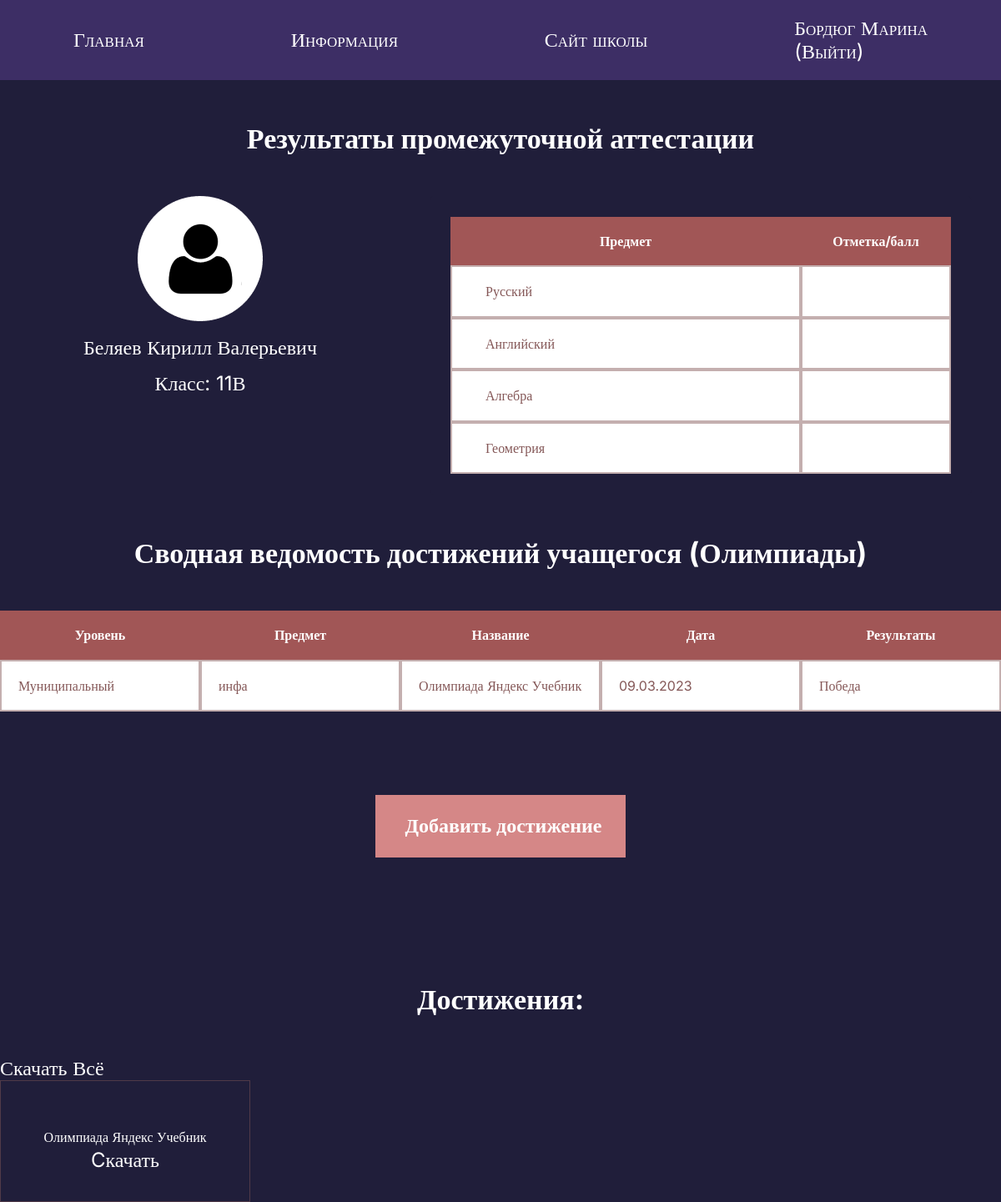
The page /profile/13 (signed in) on the database its author committed.
### tables this page shows
CREATE TABLE "students" (
	"student_id"	INTEGER NOT NULL,
	"name"	TEXT NOT NULL,
	"login"	TEXT NOT NULL,
	"password"	TEXT NOT NULL,
	"avatar"	BLOB,
	"birth_date"	DATE,
	"created_at"	DATETIME NOT NULL DEFAULT CURRENT_TIMESTAMP,
	"class"	TEXT NOT NULL,
	"teacher_id"	INTEGER NOT NULL,
	"old"	INTEGER NOT NULL,
	FOREIGN KEY("teacher_id") REFERENCES "teachers"("teacher_id") ON DELETE CASCADE ON UPDATE CASCADE,
	PRIMARY KEY("student_id" AUTOINCREMENT)
);

CREATE TABLE exams ( 
                    exam_id           INTEGER NOT NULL  PRIMARY KEY  AUTOINCREMENT,
                    subject           TEXT,
                    mark              INTEGER,
                    student_id        INTEGER NOT NULL,
                    created_at        DATETIME NOT NULL DEFAULT CURRENT_TIMESTAMP,
                    FOREIGN KEY ( student_id ) REFERENCES students( student_id ) ON DELETE CASCADE ON UPDATE CASCADE
 
                );

CREATE TABLE "portfolio" (
	"portfolio_id"	INTEGER NOT NULL,
	"event_name"	TEXT NOT NULL,
	"event_type"	TEXT NOT NULL,
	"student_id"	INTEGER NOT NULL,
	"created_at"	DATETIME NOT NULL DEFAULT CURRENT_TIMESTAMP,
	"event_file_uuid"	TEXT,
	"event_level"	TEXT,
	"event_result"	TEXT,
	"event_date"	TEXT,
	PRIMARY KEY("portfolio_id" AUTOINCREMENT),
	FOREIGN KEY("student_id") REFERENCES "students"("student_id") ON DELETE CASCADE ON UPDATE CASCADE
);

### main.py (the view, shortened to what this page needs)
@app.route("/profile/<student_id>", methods=["POST", "GET"])
def profile_by_id(student_id):
    exams_subjects = ["Русский язык", "Литература", "Алгебра", "Геометрия", "Информатика", "Музыка",
                      "ОБЖ", "Физическая культура", "Технология", "Английский язык", "Литература Республики Коми",
                      "История", "Родная (русская) литература", "Родной (русский) язык", "Биология",
                      "Химия", "Физика", "География", "Обществознание"]
    student = db.get_student_by_student_id(student_id)
    portfolio = db.get_portfolio_by_student_id(student_id)
    exams = db.get_exams_by_student_id(student_id)
    return render_template("student-profile.html", title="Student profile", student=student, port=portfolio,
                                                exams=exams, subjects=exams_subjects, old = student[-1], N=None)

### database.py (called while the page is built)
    def get_portfolio_by_student_id(self, student_id):
        sql = """SELECT * FROM portfolio WHERE student_id = ?"""
        self.cursor.execute(sql, (student_id,))
        return self.cursor.fetchall()

    def get_exams_by_student_id(self, student_id):
        sql = """SELECT * FROM exams WHERE student_id = ?"""
        self.cursor.execute(sql, (student_id,))
        return self.cursor.fetchall()

    def get_student_by_student_id(self, student_id):
        sql = """SELECT * FROM students WHERE student_id = ?"""
        self.cursor.execute(sql, (student_id, ))
        result = self.cursor.fetchone()
        if not result:
            return None
        return result

### templates/student-profile.html (shortened to what this page needs)
{% extends 'base.html' %}
{% block content %}
  <section class="profile-page-st">
    <div class="container">
      <h2 class="header-page">Результаты промежуточной аттестации</h2>
      <div class="student-card">
        <div class="student-info">
          <img src={{url_for('static', filename='img/avatar 1.png')}}  alt="avatar-1" class="avatar-2">
          <p class="port-text">{{ student[1] }}</p>
          <p class="port-text">Класс: {{ student[7] }}</p>
        </div>
        <form class="student-table" method="post">
          <table class="marks">
            <thead>
              <tr>
                <th>Предмет</th>
                <th>Отметка/балл</th>
              </tr>
            </thead>
            <tbody>
              {% if "teacher_id" in session %}
                {% for i in range(1, 5) %}
                  <tr>
                    {% if old %}
                      <td>
                        <select name="exam{{i}}">
                          {% for subject in range(19) %}
                            {% if subjects[subject] == exams[i-1][1] %}
                              <option value={{subjects[subject]}} selected> {{subjects[subject]}}</option>
                            {% else %}
                              <option value={{subjects[subject]}}> {{subjects[subject]}}</option>
                            {% endif %}
                          {% endfor %}
                        </select>
                      </td>
                      <td>
                        <select name="mark{{i}}">
                          {% for mark in range(1, 6) %}
                            {% if mark == exams[i-1][2] %}
                              <option value={{mark}} selected>{{mark}}</option>
                            {% elif mark == None %}
                              <option value="" selected disabled></option>
                            {% else %}
                              <option value={{mark}}>{{mark}}</option>
                            {% endif %}
                          {% endfor %}
                        </select>
                      </td>
                    {% else %}
                      <td>
                        <select name="exam{{i}}">
                          {% for subject in range(19) %}
                            {% if subject == i - 1 %}
                              <option value={{subjects[subject]}} selected> {{subjects[subject]}}</option>
                            {% else %}
                              <option value={{subjects[subject]}}> {{subjects[subject]}}</option>
                            {% endif %}
                          {% endfor %}
                        </select>
                      </td>
                      <td>
                        <select name="mark{{i}}">
                          <option disabled selected></option>
                          {% for mark in range(1, 6) %}
                            <option value={{mark}}>{{mark}}</option>
                          {% endfor %}
                        </select>
                      </td>
                    {% endif %}
                  </tr>
                {% endfor %}
              {% elif "student_id" in session %}
                {% if old %}
                  {% for exam in exams %}
                    <tr>
                      <td>
                        <p>{{ exam[1] }}</p>
                      </td>
                      <td>
                        {% if not exam[2] %}
                          <p></p>
                        {% else %}
                          <p>{{ exam[2] }}</p>
                        {% endif %}
                      </td>
                    </tr>
                  {% endfor %}
                {% endif %}
              {% endif %}
            </tbody>
          </table>
        </form>
      </div>
      {% if port %}
        <p class="header-page"><strong>Сводная ведомость достижений учащегося (Олимпиады)</strong></p>
        <div class="marks-tb">
          <table class="marks-2">
            <thead>
              <tr>
                <th class="th-2">Уровень</th>
                <th class="th-2">Предмет</th>
                <th class="th-2">Название</th>
                <th class="th-2">Дата</th>
                <th class="th-2">Результаты</th>
              </tr>
            </thead>
            <tbody>
              {% for item in port %}
                <tr>
                  <td class="td-2">{{item[6]}}</td>
                  <td class="td-2">{{item[2]}}</td>
                  <td class="td-2">{{item[1]}}</td>
                  <td class="td-2">{{item[-1]}}</td>
                  <td class="td-2">{{item[-2]}}</td>
                </tr>
              {% endfor %}
            </tbody>
          </table>
        </div>
        {% if "student_id" in session %}
          <a href="/add-portfolio" type="submit" class="button-center button-add"><strong>Добавить достижение</strong></a>
        {% endif %}
        <p class="header-page"><strong>Достижения:</strong></p>
        <a href='/profile/download-all/{{student[0]}}' class="portfolio-link">Скачать Всё</a>
        <div class="portfolio-files">
          {% for item in port %}
            <div class="portfolio-item">
              <p class="portfolio-title">{{item[1]}}</p>
              <a href='/download/{{ item[5] }}' class="portfolio-link">Cкачать</a>
            </div>
          {% endfor %}
        </div>
      {% else %}
        {% if "student_id" in session %}
        <a href="/add-portfolio" type="submit" class="button-center button-add"><strong>Добавить достижение</strong></a>
        {% endif %}
      {% endif %}
    </div>
  </section>
{% endblock %}

### static/css/styles.css (style rules this page uses)
* { margin: 0; padding: 0; box-sizing: border-box; font-family: Inter; }
form { margin: 0 auto; max-width: 650px; box-shadow: 20px 20px 0px #443C5B; background-color: #FFFFFF; border-radius: 5px; padding: 25px; }
.container { max-width: 1200px; margin: 0 auto; }
a { text-decoration: none; color: white; font-family: Inter; font-size: 24px; }
thead { display: flex; }
tr { width: 100%; display: flex; align-items: stretch; }
.student th:first-child, td:first-child { width: 60%; }
.student th:last-child, td:last-child { width: 25%; }
th:first-child, td:first-child { width: 70%; }
th:last-child, td:last-child { width: 30%; }
.button-add { width: 300px; height: 75px; padding: 20px 0 20px 7px; margin: 100px 0px 100px 0px; background-color: #D58787; border: 3px solid #D58787; color: white; text-align: center; text-decoration: none; display: inline-block; transition: all ease 0.3s; cursor: pointer; }
table { border-collapse: collapse; }
th, td { border: 2px solid #8558587a; padding: 20px 20px; text-align: left; color: #855858; }
th { background-color: #A15656; color: #FFFFFF; border: none; text-align: center; }
.port-text { color: #FFFFFF; font-family: Inter; font-size: 24px; margin-top: 15px; }
.header-page { color: #FFFFFF; font-size: 34px; text-align: center; padding: 50px 0; }
.marks { background-color: #FFFFFF; width: 100%; }
.marks-tb { max-width: 100%; }
.marks-2 { background-color: #FFFFFF; width: 100%; }
.profile-page-st { min-height: 88vh; width: 100%; background-color: #201E3A; }
.th-2:first-child, .td-2:first-child, .th-2:nth-child(2), .td-2:nth-child(2), .th-2:nth-child(3), .td-2:nth-child(3), .th-2:nth-child(4), .td-2:nth-child(4), .th-2:nth-child(5), .td-2:nth-child(5) { width: 20%; }
.student-card { display: flex; justify-content: space-between; }
.student-info { width: 40%; text-align: center; }
.student-table { width: 60%; border: none; box-shadow: none; background-color: #201E3A; text-align: center; }
.student-table td { padding: 0; }
.student-table p { padding: 20px 0px 20px 40px; }
.portfolio-files { display: flex; flex-wrap: wrap; }
.portfolio-item { width: 25%; padding: 35px; border: 1px solid #8558587a; text-align: center; }
.portfolio-title { color: #FFFFFF; padding: 5px 0 5px 0; }
.button-center { margin-left: 450px; }

### rows shown on the page
students: name "Беляев Кирилл Валерьевич", class "11В"
exams: subject "Русский"
exams: subject "Английский"
exams: subject "Алгебра"
exams: subject "Геометрия"
portfolio: event_level "Муниципальный", event_type "инфа", event_name "Олимпиада Яндекс Учебник", event_date "09.03.2023", event_result "Победа"

### other values the page prints
{{ (session["login"])[ :session["login"].rfind(" ")] }} "Бордюг Марина"
